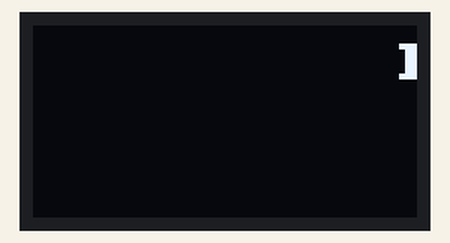
Simulated run of this program. Board: Raspberry Pi (BCM pin numbers). Shown: 64×32 one-colour display. The clock reads 2024-03-15 10:24:30 at power-on unless the program sets it.

Above: at 1.22 s.
At 2.04 s:
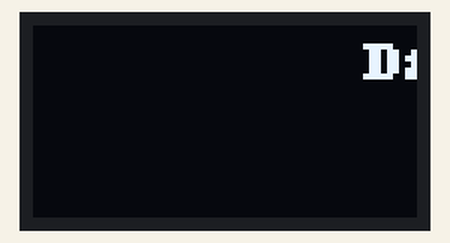
At 3.01 s:
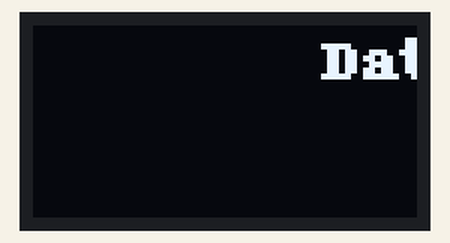
At 4.93 s:
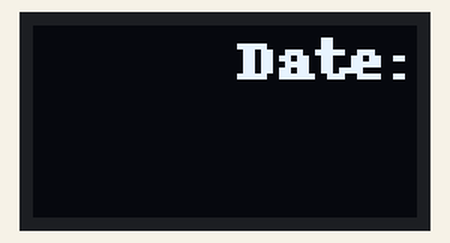
At 6.72 s:
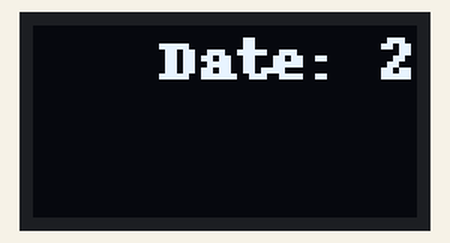
At 8.64 s:
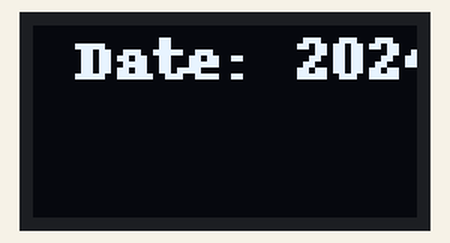

Measured:
- by itself, everything shown: repeats every 8.8 s, in 59 steps

The program:

OLED_SclDisip.py
```python
import time
import board
from adafruit_ssd1306 import SSD1306_I2C
from datetime import datetime
from PIL import Image, ImageDraw, ImageFont

# Create the I2C interface.
i2c = board.I2C()

# 64x32ディスプレイでOLEDの初期化
disp = SSD1306_I2C(64, 32, i2c)

# Clear display.
disp.fill(0)
disp.show()

font = ImageFont.load_default()

scroll_text = " Date: {0} Time: {1} ".format(datetime.now().strftime('%Y-%m-%d'), datetime.now().strftime('%H:%M:%S'))
start_pos = 64
end_pos = 0

while True:
    # Clear display.
    disp.fill(0)
    disp.show()

    for i in range(start_pos, end_pos, -1):
        image = Image.new("1", (disp.width, disp.height))
        draw = ImageDraw.Draw(image)
        draw.text((i, 0), scroll_text, font=font, fill=255)

        disp.image(image)
        disp.show()
        time.sleep(0.1)

    start_pos = 64
```
